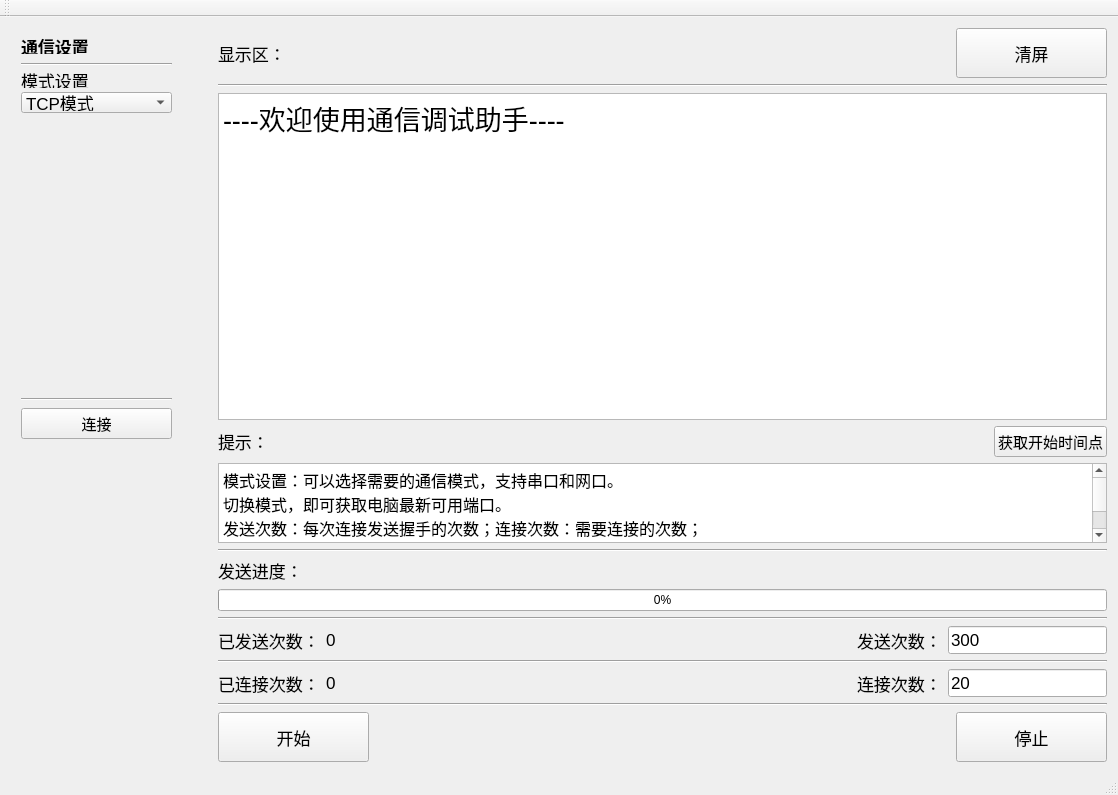
<?xml version="1.0" encoding="UTF-8"?>
<ui version="4.0">
 <class>MainWindow</class>
 <widget class="QMainWindow" name="MainWindow">
  <property name="geometry">
   <rect>
    <x>0</x>
    <y>0</y>
    <width>1118</width>
    <height>795</height>
   </rect>
  </property>
  <property name="windowTitle">
   <string>MainWindow</string>
  </property>
  <widget class="QWidget" name="centralWidget">
   <layout class="QHBoxLayout" name="horizontalLayout_6">
    <item>
     <layout class="QVBoxLayout" name="verticalLayout">
      <item>
       <widget class="QWidget" name="widget1" native="true">
        <property name="minimumSize">
         <size>
          <width>201</width>
          <height>421</height>
         </size>
        </property>
        <property name="maximumSize">
         <size>
          <width>201</width>
          <height>421</height>
         </size>
        </property>
        <widget class="Line" name="line">
         <property name="geometry">
          <rect>
           <x>10</x>
           <y>28</y>
           <width>151</width>
           <height>16</height>
          </rect>
         </property>
         <property name="orientation">
          <enum>Qt::Horizontal</enum>
         </property>
        </widget>
        <widget class="QComboBox" name="cb_select">
         <property name="geometry">
          <rect>
           <x>10</x>
           <y>64</y>
           <width>151</width>
           <height>21</height>
          </rect>
         </property>
         <property name="maximumSize">
          <size>
           <width>6666</width>
           <height>16777215</height>
          </size>
         </property>
         <property name="font">
          <font>
           <pointsize>13</pointsize>
          </font>
         </property>
         <item>
          <property name="text">
           <string>TCP模式</string>
          </property>
         </item>
         <item>
          <property name="text">
           <string>串口模式</string>
          </property>
         </item>
        </widget>
        <widget class="QPushButton" name="pushButton">
         <property name="geometry">
          <rect>
           <x>10</x>
           <y>380</y>
           <width>151</width>
           <height>31</height>
          </rect>
         </property>
         <property name="maximumSize">
          <size>
           <width>1666</width>
           <height>6666666</height>
          </size>
         </property>
         <property name="font">
          <font>
           <pointsize>11</pointsize>
          </font>
         </property>
         <property name="text">
          <string>连接</string>
         </property>
        </widget>
        <widget class="QLabel" name="label">
         <property name="geometry">
          <rect>
           <x>10</x>
           <y>10</y>
           <width>71</width>
           <height>16</height>
          </rect>
         </property>
         <property name="font">
          <font>
           <pointsize>13</pointsize>
           <weight>75</weight>
           <bold>true</bold>
          </font>
         </property>
         <property name="text">
          <string>通信设置</string>
         </property>
        </widget>
        <widget class="Serial" name="widget_2" native="true">
         <property name="geometry">
          <rect>
           <x>0</x>
           <y>90</y>
           <width>190</width>
           <height>271</height>
          </rect>
         </property>
        </widget>
        <widget class="Tcp" name="widget" native="true">
         <property name="geometry">
          <rect>
           <x>0</x>
           <y>90</y>
           <width>190</width>
           <height>271</height>
          </rect>
         </property>
        </widget>
        <widget class="QLabel" name="label_2">
         <property name="geometry">
          <rect>
           <x>10</x>
           <y>44</y>
           <width>78</width>
           <height>16</height>
          </rect>
         </property>
         <property name="font">
          <font>
           <pointsize>13</pointsize>
          </font>
         </property>
         <property name="text">
          <string>模式设置</string>
         </property>
        </widget>
        <widget class="Line" name="line_5">
         <property name="geometry">
          <rect>
           <x>10</x>
           <y>363</y>
           <width>151</width>
           <height>16</height>
          </rect>
         </property>
         <property name="orientation">
          <enum>Qt::Horizontal</enum>
         </property>
        </widget>
       </widget>
      </item>
      <item>
       <spacer name="verticalSpacer">
        <property name="orientation">
         <enum>Qt::Vertical</enum>
        </property>
        <property name="sizeHint" stdset="0">
         <size>
          <width>20</width>
          <height>40</height>
         </size>
        </property>
       </spacer>
      </item>
     </layout>
    </item>
    <item>
     <layout class="QVBoxLayout" name="verticalLayout_2">
      <item>
       <layout class="QHBoxLayout" name="horizontalLayout_3">
        <item>
         <widget class="QLabel" name="label_5">
          <property name="font">
           <font>
            <pointsize>13</pointsize>
           </font>
          </property>
          <property name="text">
           <string>显示区：</string>
          </property>
         </widget>
        </item>
        <item>
         <spacer name="horizontalSpacer">
          <property name="orientation">
           <enum>Qt::Horizontal</enum>
          </property>
          <property name="sizeHint" stdset="0">
           <size>
            <width>40</width>
            <height>20</height>
           </size>
          </property>
         </spacer>
        </item>
        <item>
         <widget class="QPushButton" name="bt_clear">
          <property name="minimumSize">
           <size>
            <width>151</width>
            <height>50</height>
           </size>
          </property>
          <property name="font">
           <font>
            <pointsize>13</pointsize>
           </font>
          </property>
          <property name="text">
           <string>清屏</string>
          </property>
         </widget>
        </item>
       </layout>
      </item>
      <item>
       <widget class="Line" name="line_4">
        <property name="orientation">
         <enum>Qt::Horizontal</enum>
        </property>
       </widget>
      </item>
      <item>
       <widget class="QPlainTextEdit" name="edit_show">
        <property name="font">
         <font>
          <pointsize>20</pointsize>
         </font>
        </property>
        <property name="plainText">
         <string>----欢迎使用通信调试助手----

</string>
        </property>
       </widget>
      </item>
      <item>
       <layout class="QHBoxLayout" name="horizontalLayout_2">
        <item>
         <widget class="QLabel" name="label_6">
          <property name="font">
           <font>
            <pointsize>13</pointsize>
           </font>
          </property>
          <property name="text">
           <string>提示：</string>
          </property>
         </widget>
        </item>
        <item>
         <spacer name="horizontalSpacer_5">
          <property name="orientation">
           <enum>Qt::Horizontal</enum>
          </property>
          <property name="sizeHint" stdset="0">
           <size>
            <width>40</width>
            <height>20</height>
           </size>
          </property>
         </spacer>
        </item>
        <item>
         <widget class="QPushButton" name="bt_sreach">
          <property name="font">
           <font>
            <pointsize>11</pointsize>
           </font>
          </property>
          <property name="text">
           <string>获取开始时间点</string>
          </property>
         </widget>
        </item>
       </layout>
      </item>
      <item>
       <widget class="QTextEdit" name="ed_info">
        <property name="sizePolicy">
         <sizepolicy hsizetype="Preferred" vsizetype="Preferred">
          <horstretch>0</horstretch>
          <verstretch>0</verstretch>
         </sizepolicy>
        </property>
        <property name="maximumSize">
         <size>
          <width>16777215</width>
          <height>80</height>
         </size>
        </property>
        <property name="font">
         <font>
          <pointsize>13</pointsize>
         </font>
        </property>
        <property name="html">
         <string>&lt;!DOCTYPE HTML PUBLIC &quot;-//W3C//DTD HTML 4.0//EN&quot; &quot;http://www.w3.org/TR/REC-html40/strict.dtd&quot;&gt;
&lt;html&gt;&lt;head&gt;&lt;meta name=&quot;qrichtext&quot; content=&quot;1&quot; /&gt;&lt;style type=&quot;text/css&quot;&gt;
p, li { white-space: pre-wrap; }
&lt;/style&gt;&lt;/head&gt;&lt;body style=&quot; font-family:'SimSun'; font-size:13pt; font-weight:400; font-style:normal;&quot;&gt;
&lt;p style=&quot; margin-top:0px; margin-bottom:0px; margin-left:0px; margin-right:0px; -qt-block-indent:0; text-indent:0px;&quot;&gt;&lt;span style=&quot; font-size:12pt;&quot;&gt;模式设置：可以选择需要的通信模式，支持串口和网口。&lt;/span&gt;&lt;/p&gt;
&lt;p style=&quot; margin-top:0px; margin-bottom:0px; margin-left:0px; margin-right:0px; -qt-block-indent:0; text-indent:0px;&quot;&gt;&lt;span style=&quot; font-size:12pt;&quot;&gt;切换模式，即可获取电脑最新可用端口。&lt;/span&gt;&lt;/p&gt;
&lt;p style=&quot; margin-top:0px; margin-bottom:0px; margin-left:0px; margin-right:0px; -qt-block-indent:0; text-indent:0px;&quot;&gt;&lt;span style=&quot; font-size:12pt;&quot;&gt;发送次数：每次连接发送握手的次数；连接次数：需要连接的次数；&lt;/span&gt;&lt;/p&gt;
&lt;p style=&quot;-qt-paragraph-type:empty; margin-top:0px; margin-bottom:0px; margin-left:0px; margin-right:0px; -qt-block-indent:0; text-indent:0px; font-size:12pt;&quot;&gt;&lt;br /&gt;&lt;/p&gt;
&lt;p style=&quot;-qt-paragraph-type:empty; margin-top:0px; margin-bottom:0px; margin-left:0px; margin-right:0px; -qt-block-indent:0; text-indent:0px; font-size:12pt;&quot;&gt;&lt;br /&gt;&lt;/p&gt;&lt;/body&gt;&lt;/html&gt;</string>
        </property>
       </widget>
      </item>
      <item>
       <widget class="Line" name="line_7">
        <property name="orientation">
         <enum>Qt::Horizontal</enum>
        </property>
       </widget>
      </item>
      <item>
       <widget class="QLabel" name="label_4">
        <property name="font">
         <font>
          <pointsize>13</pointsize>
         </font>
        </property>
        <property name="text">
         <string>发送进度：</string>
        </property>
       </widget>
      </item>
      <item>
       <widget class="QProgressBar" name="progressBar">
        <property name="font">
         <font>
          <pointsize>9</pointsize>
         </font>
        </property>
        <property name="value">
         <number>0</number>
        </property>
       </widget>
      </item>
      <item>
       <widget class="Line" name="line_6">
        <property name="orientation">
         <enum>Qt::Horizontal</enum>
        </property>
       </widget>
      </item>
      <item>
       <layout class="QHBoxLayout" name="horizontalLayout_4">
        <item>
         <widget class="QLabel" name="label_7">
          <property name="font">
           <font>
            <pointsize>13</pointsize>
           </font>
          </property>
          <property name="text">
           <string>已发送次数：</string>
          </property>
         </widget>
        </item>
        <item>
         <widget class="QLabel" name="l_num">
          <property name="font">
           <font>
            <pointsize>13</pointsize>
           </font>
          </property>
          <property name="text">
           <string>0</string>
          </property>
         </widget>
        </item>
        <item>
         <spacer name="horizontalSpacer_3">
          <property name="orientation">
           <enum>Qt::Horizontal</enum>
          </property>
          <property name="sizeHint" stdset="0">
           <size>
            <width>40</width>
            <height>20</height>
           </size>
          </property>
         </spacer>
        </item>
        <item>
         <widget class="QLabel" name="label_3">
          <property name="font">
           <font>
            <pointsize>13</pointsize>
           </font>
          </property>
          <property name="text">
           <string>发送次数：</string>
          </property>
         </widget>
        </item>
        <item>
         <widget class="QLineEdit" name="ed_num">
          <property name="sizePolicy">
           <sizepolicy hsizetype="Preferred" vsizetype="Preferred">
            <horstretch>0</horstretch>
            <verstretch>0</verstretch>
           </sizepolicy>
          </property>
          <property name="font">
           <font>
            <pointsize>13</pointsize>
           </font>
          </property>
          <property name="text">
           <string>300</string>
          </property>
         </widget>
        </item>
       </layout>
      </item>
      <item>
       <widget class="Line" name="line_2">
        <property name="orientation">
         <enum>Qt::Horizontal</enum>
        </property>
       </widget>
      </item>
      <item>
       <layout class="QHBoxLayout" name="horizontalLayout_5">
        <item>
         <widget class="QLabel" name="label_11">
          <property name="font">
           <font>
            <pointsize>13</pointsize>
           </font>
          </property>
          <property name="text">
           <string>已连接次数：</string>
          </property>
         </widget>
        </item>
        <item>
         <widget class="QLabel" name="l_num_2">
          <property name="font">
           <font>
            <pointsize>13</pointsize>
           </font>
          </property>
          <property name="text">
           <string>0</string>
          </property>
         </widget>
        </item>
        <item>
         <spacer name="horizontalSpacer_4">
          <property name="orientation">
           <enum>Qt::Horizontal</enum>
          </property>
          <property name="sizeHint" stdset="0">
           <size>
            <width>40</width>
            <height>20</height>
           </size>
          </property>
         </spacer>
        </item>
        <item>
         <widget class="QLabel" name="label_10">
          <property name="font">
           <font>
            <pointsize>13</pointsize>
           </font>
          </property>
          <property name="text">
           <string>连接次数：</string>
          </property>
         </widget>
        </item>
        <item>
         <widget class="QLineEdit" name="ed_num_2">
          <property name="sizePolicy">
           <sizepolicy hsizetype="Preferred" vsizetype="Preferred">
            <horstretch>0</horstretch>
            <verstretch>0</verstretch>
           </sizepolicy>
          </property>
          <property name="font">
           <font>
            <pointsize>13</pointsize>
           </font>
          </property>
          <property name="text">
           <string>20</string>
          </property>
         </widget>
        </item>
       </layout>
      </item>
      <item>
       <widget class="Line" name="line_3">
        <property name="orientation">
         <enum>Qt::Horizontal</enum>
        </property>
       </widget>
      </item>
      <item>
       <layout class="QHBoxLayout" name="horizontalLayout">
        <item>
         <widget class="QPushButton" name="bt_connect">
          <property name="minimumSize">
           <size>
            <width>151</width>
            <height>50</height>
           </size>
          </property>
          <property name="maximumSize">
           <size>
            <width>151</width>
            <height>50</height>
           </size>
          </property>
          <property name="font">
           <font>
            <pointsize>13</pointsize>
           </font>
          </property>
          <property name="text">
           <string>开始</string>
          </property>
         </widget>
        </item>
        <item>
         <spacer name="horizontalSpacer_2">
          <property name="orientation">
           <enum>Qt::Horizontal</enum>
          </property>
          <property name="sizeHint" stdset="0">
           <size>
            <width>40</width>
            <height>20</height>
           </size>
          </property>
         </spacer>
        </item>
        <item>
         <widget class="QPushButton" name="bt_stop">
          <property name="minimumSize">
           <size>
            <width>151</width>
            <height>50</height>
           </size>
          </property>
          <property name="maximumSize">
           <size>
            <width>151</width>
            <height>50</height>
           </size>
          </property>
          <property name="font">
           <font>
            <pointsize>13</pointsize>
           </font>
          </property>
          <property name="text">
           <string>停止</string>
          </property>
         </widget>
        </item>
       </layout>
      </item>
     </layout>
    </item>
   </layout>
  </widget>
  <widget class="QMenuBar" name="menuBar">
   <property name="geometry">
    <rect>
     <x>0</x>
     <y>0</y>
     <width>1118</width>
     <height>23</height>
    </rect>
   </property>
  </widget>
  <widget class="QToolBar" name="mainToolBar">
   <attribute name="toolBarArea">
    <enum>TopToolBarArea</enum>
   </attribute>
   <attribute name="toolBarBreak">
    <bool>false</bool>
   </attribute>
  </widget>
  <widget class="QStatusBar" name="statusBar"/>
 </widget>
 <layoutdefault spacing="6" margin="11"/>
 <customwidgets>
  <customwidget>
   <class>Tcp</class>
   <extends>QWidget</extends>
   <header>tcp.h</header>
   <container>1</container>
  </customwidget>
  <customwidget>
   <class>Serial</class>
   <extends>QWidget</extends>
   <header>serial.h</header>
   <container>1</container>
  </customwidget>
 </customwidgets>
 <resources/>
 <connections/>
</ui>
